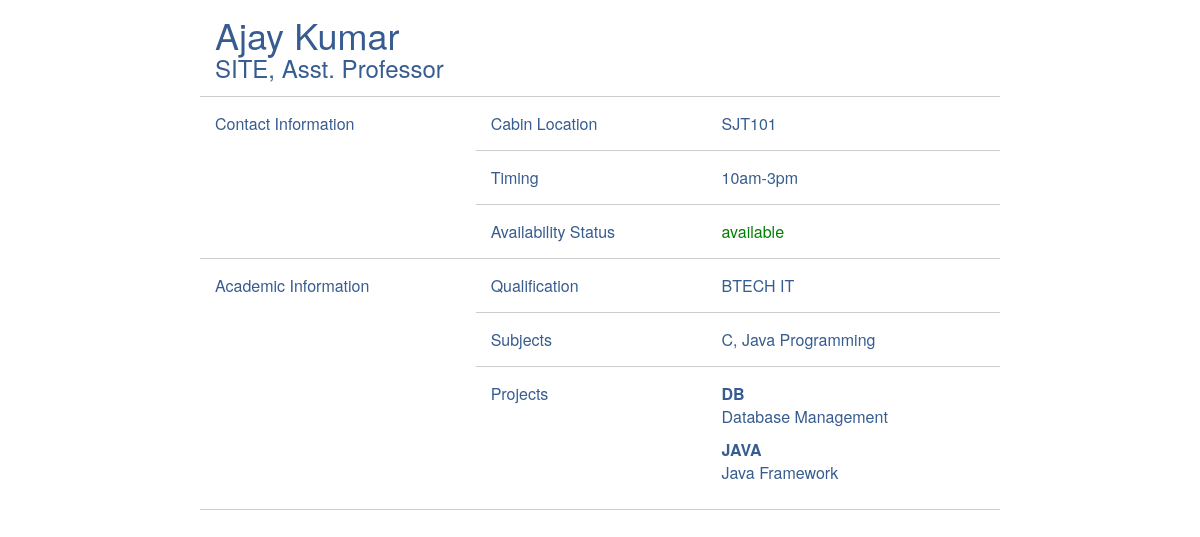
Screenshot of /faculty.php?id=1 with the database file from the repository.
### tables this page shows
CREATE TABLE `faculty` (
  `faculty_id` int(11) NOT NULL,
  `school_id` int(11) NOT NULL,
  `name` varchar(30) NOT NULL,
  `designation` varchar(20) DEFAULT NULL,
  `availability_status` varchar(20) DEFAULT NULL,
  `qualification` varchar(20) DEFAULT NULL,
  `timing` varchar(20) DEFAULT NULL,
  `cabin` varchar(20) DEFAULT NULL,
  `subjects` varchar(20) DEFAULT NULL
);

CREATE TABLE `school` (
  `school_id` int(11) NOT NULL,
  `name` varchar(20) NOT NULL,
  `desc` varchar(400) DEFAULT NULL
);

CREATE TABLE `project` (
  `project_id` int(11) NOT NULL,
  `name` varchar(32) NOT NULL,
  `details` varchar(40) NOT NULL
);

### config/sql.php (called while the page is built, shortened)
<?php
function getFacultyDetails($facultyid)
{
  return "select * from faculty where faculty_id=".$facultyid.";";
}
function getSchoolBySchoolID($schoolid)
{
 return "select * from school where school_id=".$schoolid.";";
}
function getProjectsByFacultyID($facultyid)
{
return "select p.name PNAME,p.details PDETAILS from faculty f inner join facultyProject fp on f.faculty_id=fp.faculty_id inner join project p on fp.project_id=p.project_id where f.faculty_id =".$facultyid.";";
}
?>

### faculty.php (the view, shortened to what this page needs)
<?php
  include("config/sql.php");
  $faculty_id = $_REQUEST['id'];
  $facultysql = getFacultyDetails($faculty_id);
  $result=mysqli_query($db,$facultysql);
  if (mysqli_num_rows($result) ==1) {
    $row = mysqli_fetch_assoc($result);
 	$facultyName = $row['name'];
 	$designation = $row['designation'];
  $availability_status = $row['availability_status'];
  $qualification = $row['qualification'];
  $timing = $row['timing'];
  $cabin = $row['cabin'];
  $subjects = $row['subjects'];
  $schoolid = $row['school_id'];
  }
  $schoolsql = getSchoolBySchoolID($schoolid);
  $result=mysqli_query($db,$schoolsql);
  if (mysqli_num_rows($result) ==1) {
    $row = mysqli_fetch_assoc($result);
 	$schoolname = $row['name'];
  }
  else
  {
  	$schoolname = "NA";
  }
  $projectsql = getProjectsByFacultyID($faculty_id);
  $result=mysqli_query($db,$projectsql);
   $projects = array();
  if (mysqli_num_rows($result) > 0) {
  	while($row = mysqli_fetch_assoc($result)) {
  		$projectname = $row['PNAME'];
  		$projectdetails = $row['PDETAILS'];
  		$project = array($projectname,$projectdetails);
		array_push($projects,$project);
    }
  }
?>
<html>
<body style="background:rgba(0,0,0,0)">
  <link rel="stylesheet" href="css/bootstrap.min.css">
 <div>
        <div class="tcontainer">
            <table style="border-collapse:collapse;width:800px;" cellspacing="1" cellpadding="2">
                <tr>
                    <td colspan="3">
                        <h1><?php echo "$facultyName"; ?></h1>
                        <h3><span><?php echo "$schoolname"; ?></span>, <span><?php echo "$designation"; ?></span></h3>
                    </td>
                </tr>
                <tr>
                    <td rowspan="3" class="column">
                        Contact Information
                    </td>
                    <td class="subcolumn">
                        Cabin Location
                    </td>
                    <td>
                        <?php echo "$cabin"; ?>
                    </td>
                </tr>
                <tr>
                    <td class="subcolumn">
                        Timing
                    </td>
                    <td>
                        <?php echo "$timing"; ?>
                    </td>
                </tr>
                <tr>
                    <td class="subcolumn">
                        Availability Status
                    </td>
                    <?php
                    echo "<td class='$availability_status'>";
                         echo "$availability_status";
                    ?>
                    </td>
                </tr>
                <tr>
                    <td rowspan="3" class="column">
                        Academic Information
                    </td>
                    <td class="subcolumn">
                        Qualification
                    </td>
                    <td>
                        <?php echo "$qualification"; ?>
                    </td>
                </tr>
                <tr>
                    <td class="subcolumn">
                        Subjects
                    </td>
                    <td>
                        <?php echo "$subjects"; ?>
                    </td>
                </tr>
                <tr>
                    <td class="subcolumn">
                        Projects
                    </td>
                    <td>
                      <?php
                      for ($i = 0; $i < count($projects); ++$i) {
                          $project = $projects[$i];
                          echo "<p><b>$project[0]</b><br/>$project[1]</p>";
                        }
                      ?>
                    </td>
                </tr>
            </table>
        </div>
</body>
</html>

### faculty.php (style rules this page uses)
td { padding: 15px; vertical-align: top; font-weight: 500; }
table { color:#375c8f; border-collapse: collapse; margin: 0 auto; }
tr { border-bottom: 1px solid rgba(0,0,0,0.2); }
td.column,td.subcolumn { font-weight: 200; }
div.tcontainer table { padding: 5px; width: 100%; }
td.available { color:green; }
h1,h3 { margin:0px; }

### rows the page displays
faculty: name "Ajay Kumar", designation "Asst. Professor", cabin "SJT101", timing "10am-3pm", availability_status "available", qualification "BTECH IT", subjects "C, Java Programming"
school: name "SITE"
project: name "DB", details "Database Management"
project: name "JAVA", details "Java Framework"
